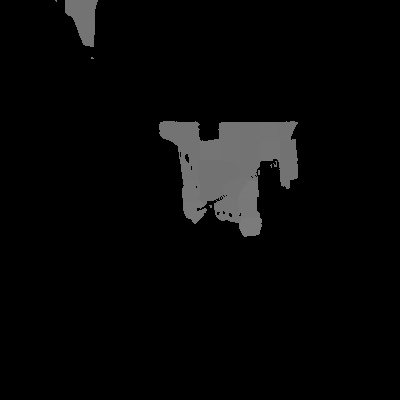
#> input picture 326image_threshold.png, 400 x 400 px
$ python contour_test.py
#> lines starting #> are read from the running program, lines starting #| are printed output that depends on the picture; after the words box and inside, x2 and y2 are one past the last pixel; in counts of white or black regions, pixels touching at a corner belong together
# %%
import cv2
import numpy as np

threshold_value = 0.02
filename = "326"
image_name = filename + 'image_threshold.png'
image = cv2.imread(image_name, 0)
#> image is the input picture: shape (400, 400); min 0, max 123, mean 7.7
image_color = cv2.imread(filename + '_out_m30_k400.png')
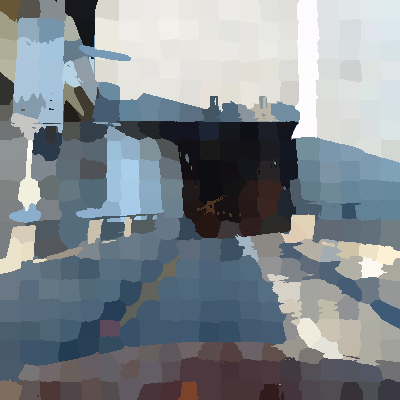
#> input picture 326_out_m30_k400.png, 400 x 400 px
#> image_color is the input picture: shape (400, 400, 3); mean B, G, R 142.4, 136.2, 128.7
image_copy = image.copy()
# image_color  = cv2.cvtColor(image, cv2.COLOR_GRAY2BGR)
image[300:400, :] = 0

for row in image:
    if (sum(row) < threshold_value* 55 * image.shape[1]):
        row[:] = 0


cont, hier = cv2.findContours(image, cv2.RETR_TREE, cv2.CHAIN_APPROX_SIMPLE)
#> cont = 26 contours, 23 with area under 20; largest, box (x1, y1, x2, y2) and area: (159, 121, 298, 236) 9300, (65, 0, 98, 47) 930, (184, 153, 190, 164) 34
#> image: shape (400, 400); 0% of pixels changed, all inside (x1, y1, x2, y2) = (91, 57, 247, 237)
sorted_contours = sorted(cont, key = cv2.contourArea, reverse=True)
#> sorted_contours has the same summary as cont
print(len(cont))
#| 26
# cv2.drawContours(image_color, sorted_contours, 0, (255,0,255), 2, cv2.LINE_AA)

# %%
rect = cv2.boundingRect(sorted_contours[0])
#> rect = (159, 121, 139, 115)
x, y, w, h = rect
#> x = 159; y = 121; w = 139; h = 115

cv2.rectangle(image_color,(x,y),(x+w,y+h),(0,255,0),2)
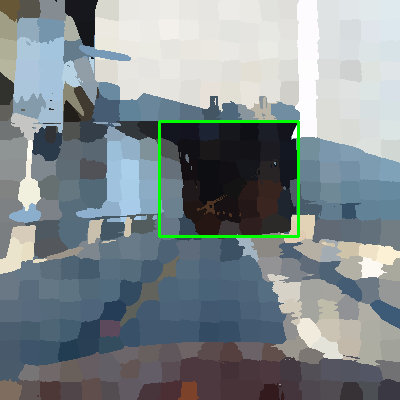
#> image_color: shape (400, 400, 3); 0.95% of pixels changed, all inside (x1, y1, x2, y2) = (158, 120, 300, 238)

# %%

M = cv2.moments(sorted_contours[0])
#> M = moments, m00 9299.5, centre m10/m00, m01/m00 = (230.4, 166.6)

# %%
cv2.imshow('OG', image_copy)
cv2.imshow('output', image_color)
cv2.imwrite(filename+'detected.png', image_color)
cv2.waitKey(0)
cv2.destroyAllWindows()
